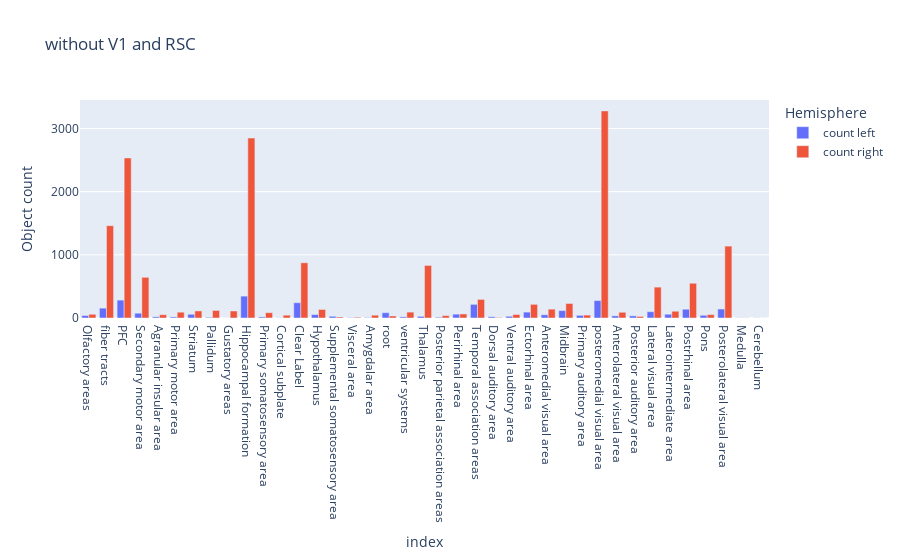

Write notebook code for a chart like this one.
### Code cell
# same plot but without Primary visual area and Retrosplenial area on the right side
normal_without_V1_RSC = normal.drop(
    ["Primary visual area", "Retrosplenial area"], axis=0
)
plotly_plot(normal_without_V1_RSC, "without V1 and RSC")

### Figure 1 — Plotly figure (JSON) as saved in the notebook; plotly's stock layout.template omitted (floating-point values rounded to 4 significant figures)
{"data": [{"hovertemplate": "Hemisphere=count left<br>index=%{x}<br>Object count=%{y}<extra></extra>", "legendgroup": "count left", "marker": {"color": "#636efa", "pattern": {"shape": ""}}, "name": "count left", "orientation": "v", "showlegend": true, "textposition": "auto", "type": "bar", "x": ["Olfactory areas", "fiber tracts", "PFC", "Secondary motor area", "Agranular insular area", "Primary motor area", "Striatum", "Pallidum", "Gustatory areas", "Hippocampal formation", "Primary somatosensory area", "Cortical subplate", "Clear Label", "Hypothalamus", "Supplemental somatosensory area", "Visceral area", "Amygdalar area", "root", "ventricular systems", "Thalamus", "Posterior parietal association areas", "Perirhinal area", "Temporal association areas", "Dorsal auditory area", "Ventral auditory area", "Ectorhinal area", "Anteromedial visual area", "Midbrain", "Primary auditory area", "posteromedial visual area", "Anterolateral visual area", "Posterior auditory area", "Lateral visual area", "Laterointermediate area", "Postrhinal area", "Pons", "Posterolateral visual area", "Medulla", "Cerebellum"], "xaxis": "x", "y": [39, 156, 283, 76, 19, 17, 59, 11, 1, 346, 17, 3, 242, 54, 27, 5, 7, 84, 18, 26, 12, 61, 216, 20, 27, 93, 51, 117, 42, 276, 34, 34, 100, 60, 139, 43, 142, 3, 2], "yaxis": "y"}, {"hovertemplate": "Hemisphere=count right<br>index=%{x}<br>Object count=%{y}<extra></extra>", "legendgroup": "count right", "marker": {"color": "#EF553B", "pattern": {"shape": ""}}, "name": "count right", "orientation": "v", "showlegend": true, "textposition": "auto", "type": "bar", "x": ["Olfactory areas", "fiber tracts", "PFC", "Secondary motor area", "Agranular insular area", "Primary motor area", "Striatum", "Pallidum", "Gustatory areas", "Hippocampal formation", "Primary somatosensory area", "Cortical subplate", "Clear Label", "Hypothalamus", "Supplemental somatosensory area", "Visceral area", "Amygdalar area", "root", "ventricular systems", "Thalamus", "Posterior parietal association areas", "Perirhinal area", "Temporal association areas", "Dorsal auditory area", "Ventral auditory area", "Ectorhinal area", "Anteromedial visual area", "Midbrain", "Primary auditory area", "posteromedial visual area", "Anterolateral visual area", "Posterior auditory area", "Lateral visual area", "Laterointermediate area", "Postrhinal area", "Pons", "Posterolateral visual area", "Medulla", "Cerebellum"], "xaxis": "x", "y": [59, 1461, 2534, 644, 52, 92, 112, 119, 111, 2848, 84, 45, 874, 135, 16, 12, 45, 32, 93, 832, 38, 64, 294, 8, 55, 216, 140, 230, 46, 3278, 91, 25, 489, 107, 550, 54, 1138, 2, 1], "yaxis": "y"}], "layout": {"barmode": "group", "legend": {"title": {"text": "Hemisphere"}, "tracegroupgap": 0}, "title": {"text": "without V1 and RSC"}, "xaxis": {"anchor": "y", "domain": [0, 1], "title": {"text": "index"}}, "yaxis": {"anchor": "x", "domain": [0, 1], "title": {"text": "Object count"}}}}
